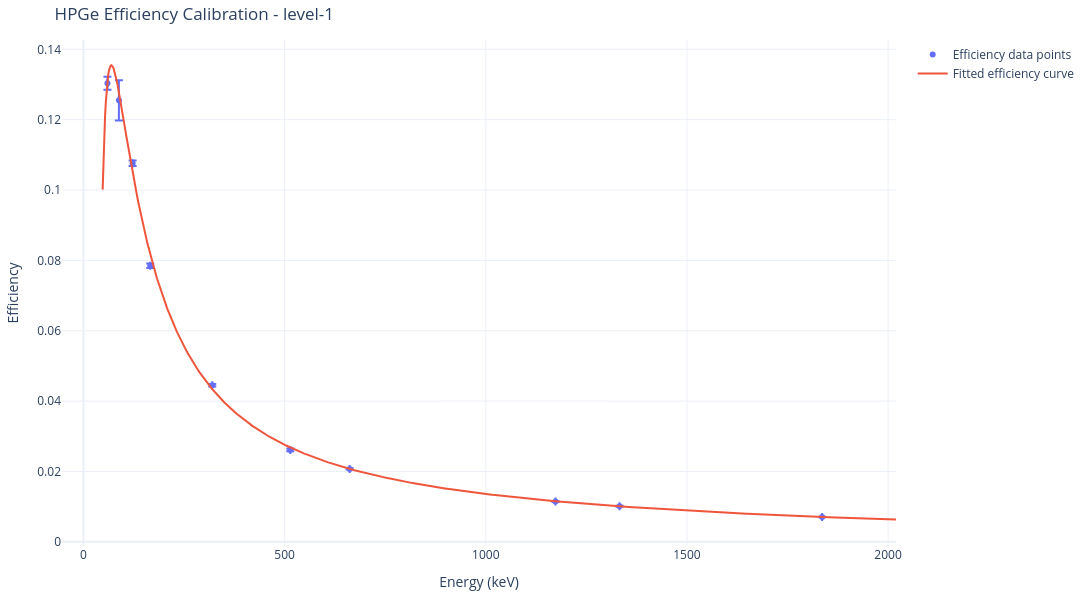
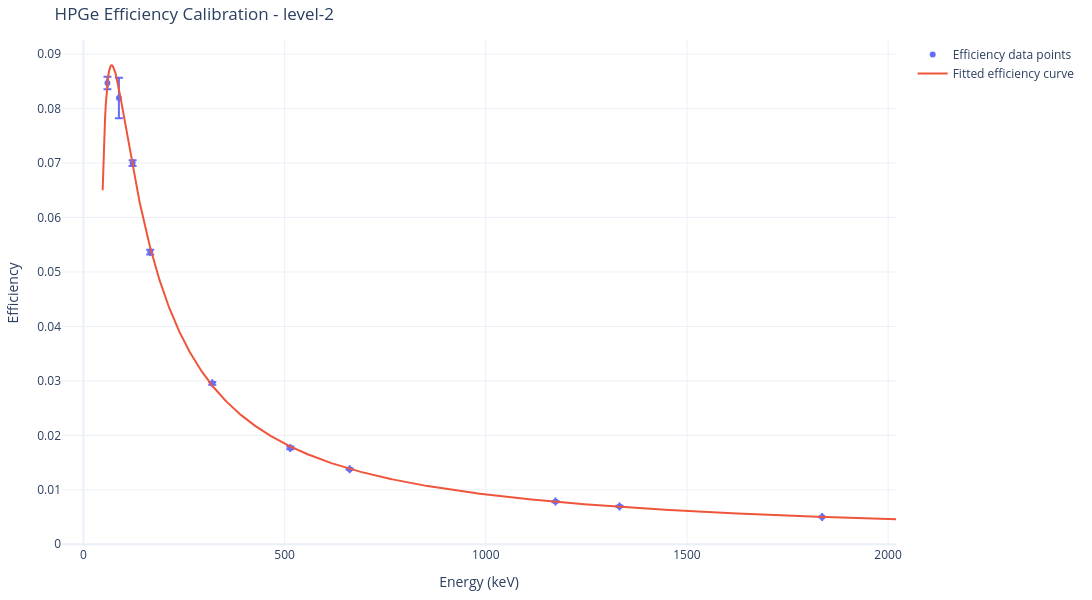

The notebook cell these images were saved under, in order:
### Code cell
levels = np.linspace(1, 10, 10, dtype=int)

for level in levels[:2]:
    print(f'Processing calibration level: level-{level}')

    # and take roi_lower_keV and roi_upper_keV around each peak as list of tuples
    energy_ranges = list(zip(calib_source_data['roi_lower_keV'], calib_source_data['roi_upper_keV']))

    level_string = f'level-{level}'

    fitter = PeakFitter()
    res = fitter.process_file_multiple_peaks(
        filepath=f'../calibration-data/raw-data/calib-2025-default/{level_string}.txt',
        energy_ranges=energy_ranges,
        output_dir=f'../calibration-data/processed-data/calib-2025-default/{level_string}',
    )



    # since all the peaks are from the same spectra, we can extract time information from any fit result
    start_time = res[0].start_time
    real_time = res[0].real_time
    live_time = res[0].live_time

    # calculate reference activities at measurement start time
    data = calib_source_data.copy()

    # calculate peak activities by scaling reference activity with intensity
    ref_activities_Bq = unp.uarray(data.reference_activity_kBq, data.reference_activity_uncertainty_kBq) * 1e3  # Bq
    ref_peak_activities_Bq = ref_activities_Bq * unp.uarray(data.intensity, data.intensity_uncertainty) # Bq

    decay_time_s = start_time - data.reference_date
    # again, all peaks are from the same spectra
    decay_time_s = decay_time_s[0].total_seconds()

    half_lifes_s = unp.uarray(data.half_life_s, data.half_life_uncertainty_s)
    lambdas_s_inv = np.log(2) / half_lifes_s

    # reference peak activities at measurement start
    ref_peak_activities_at_measurement_start_Bq = ref_peak_activities_Bq * unp.exp(-lambdas_s_inv * decay_time_s)



    measured_peak_activities: list[ufloat] = []
    for peak_fit_result, decay_constant in zip(res, lambdas_s_inv):
        correction = (decay_constant * real_time) / (1 - unp.exp(-decay_constant * real_time)) # correction factor for decay during measurement (>1)
        mpa = (peak_fit_result.area / live_time) * correction
        # print(f'peak {peak_fit_result.centroid}, activity {mpa}, correction {correction}')
        measured_peak_activities.append(mpa)

    data['measured_peak_activity_Bq'] = measured_peak_activities
    data['efficiency'] = data.measured_peak_activity_Bq / ref_peak_activities_at_measurement_start_Bq

    # p320 = res[7] # peak at 320.0824 keV
    # p320_act = data.measured_peak_activity_Bq[7]
    # print(f'Peak at 320keV: centroid={p320.centroid}, area={p320.area}')
    # p303 = res[6] # peak at 303.37 keV
    # p303_act = data.measured_peak_activity_Bq[6]
    # print(f'Peak at 303keV: centroid={p303.centroid}, area={p303.area}')

    # # print area ratio
    # area_ratio = p320.area / p303.area
    # print(f'Area ratio 320keV / 303keV: {area_ratio}')
    # print(f'Activity ratio 320keV / 303keV: {p320_act / p303_act}')

    # fit efficiency model to data
    popt, pcov = curve_fit(
        efficiency_model,
        unp.nominal_values(data.peak_energy_keV),
        unp.nominal_values(data.efficiency),
        sigma=unp.std_devs(data.efficiency),
        absolute_sigma=True,
            )


    fig = go.Figure()
    fig.add_trace(go.Scatter(
        x=unp.nominal_values(data.peak_energy_keV),
        error_x=dict(
            type='data',
            array=unp.std_devs(data.peak_energy_keV),
            visible=True
        ),
        y=unp.nominal_values(data.efficiency),
        error_y=dict(
            type='data',
            array=unp.std_devs(data.efficiency),
            visible=True
        ),
        mode='markers',
        name='Efficiency data points'
    ))
    # add fitted curve
    energy_fit = np.linspace(min(data.peak_energy_keV)*0.8, max(data.peak_energy_keV)*1.1, 1000)
    efficiency_fit = efficiency_model(energy_fit, *popt)
    fig.add_trace(go.Scatter(
        x=energy_fit,
        y=efficiency_fit,
        mode='lines',
        name='Fitted efficiency curve'
    ))
    fig.update_layout(
        title=f'HPGe Efficiency Calibration - {level_string}',
        xaxis_title='Energy (keV)',
        yaxis_title='Efficiency',
        template='plotly_white',
        margin=dict(l=40, r=40, t=40, b=40),
        height=600,
        width=1200,
        )
    print(f'efficiency at 140keV: {efficiency_model(140, *popt)}')

    fig.write_image(f'../calibration-data/processed-data/calib-2025-default/{level_string}/efficiency_calibration_plot.png')
    fig.show()

### Figure 1 — Plotly figure (JSON) as saved in the notebook; plotly's stock layout.template omitted (floating-point values rounded to 4 significant figures; data arrays with more than 128 entries replaced by an {"elided": "..."} marker saying what was removed)
{"data": [{"error_x": {"array": [0.0, 0.0, 0.0, 0.0, 0.0, 0.0, 0.0, 0.0, 0.0, 0.0], "type": "data", "visible": true}, "error_y": {"array": [0.001848, 0.005718, 0.0007949, 0.000637, 0.0003504, 0.0003731, 0.0001782, 0.0001636, 0.0001449, 7.038e-05], "type": "data", "visible": true}, "mode": "markers", "name": "Efficiency data points", "type": "scatter", "x": [59.54, 88.03, 122.1, 165.9, 320.1, 514.0, 661.7, 1173.0, 1332.0, 1836.0], "y": [0.1304, 0.1255, 0.1076, 0.07848, 0.04452, 0.02612, 0.02073, 0.01146, 0.01011, 0.007073]}, {"mode": "lines", "name": "Fitted efficiency curve", "type": "scatter", "x": {"elided": "1000 float values"}, "y": {"elided": "1000 float values"}}], "layout": {"height": 600, "margin": {"b": 40, "l": 40, "r": 40, "t": 40}, "title": {"text": "HPGe Efficiency Calibration - level-1"}, "width": 1200, "xaxis": {"title": {"text": "Energy (keV)"}}, "yaxis": {"title": {"text": "Efficiency"}}}}

### Figure 2 — Plotly figure (JSON) as saved in the notebook; plotly's stock layout.template omitted (floating-point values rounded to 4 significant figures; data arrays with more than 128 entries replaced by an {"elided": "..."} marker saying what was removed)
{"data": [{"error_x": {"array": [0.0, 0.0, 0.0, 0.0, 0.0, 0.0, 0.0, 0.0, 0.0, 0.0], "type": "data", "visible": true}, "error_y": {"array": [0.001151, 0.003733, 0.0005213, 0.0004358, 0.0002395, 0.000258, 0.0001221, 0.0001133, 0.0001012, 5.083e-05], "type": "data", "visible": true}, "mode": "markers", "name": "Efficiency data points", "type": "scatter", "x": [59.54, 88.03, 122.1, 165.9, 320.1, 514.0, 661.7, 1173.0, 1332.0, 1836.0], "y": [0.08468, 0.08193, 0.06999, 0.05366, 0.02955, 0.0177, 0.01379, 0.007836, 0.006954, 0.00502]}, {"mode": "lines", "name": "Fitted efficiency curve", "type": "scatter", "x": {"elided": "1000 float values"}, "y": {"elided": "1000 float values"}}], "layout": {"height": 600, "margin": {"b": 40, "l": 40, "r": 40, "t": 40}, "title": {"text": "HPGe Efficiency Calibration - level-2"}, "width": 1200, "xaxis": {"title": {"text": "Energy (keV)"}}, "yaxis": {"title": {"text": "Efficiency"}}}}
